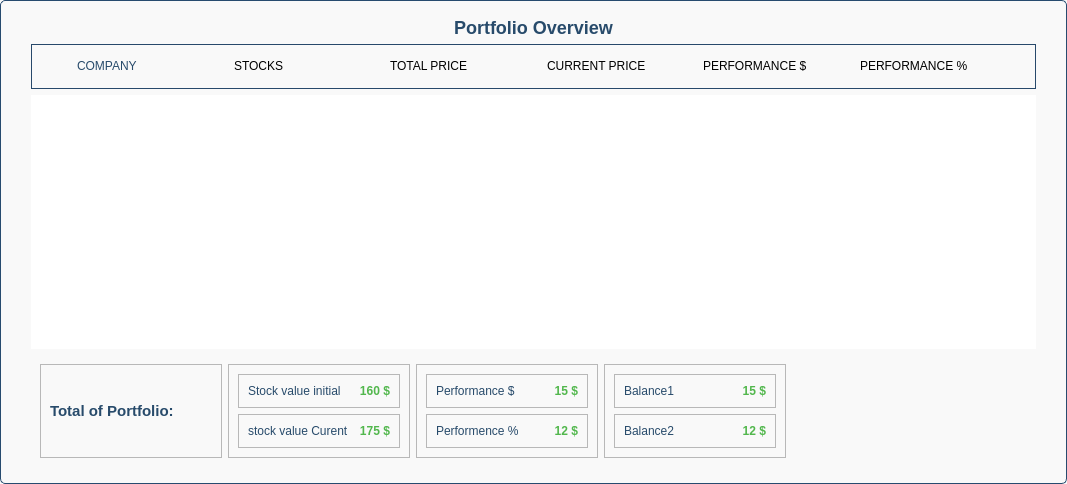
<?xml version="1.0" encoding="UTF-8"?>
<ui version="4.0">
 <class>Frame_Portfolio</class>
 <widget class="QFrame" name="Frame_Portfolio">
  <property name="geometry">
   <rect>
    <x>0</x>
    <y>0</y>
    <width>1067</width>
    <height>484</height>
   </rect>
  </property>
  <property name="layoutDirection">
   <enum>Qt::RightToLeft</enum>
  </property>
  <property name="styleSheet">
   <string notr="true">#Frame_Portfolio{	
	
	border: 1px solid #274b6f;
	border-radius: 5px;
	padding: 5px 10px;
	color: rgb(40, 73, 107);
	background-color: rgb(249, 249, 249);
}

</string>
  </property>
  <property name="frameShape">
   <enum>QFrame::StyledPanel</enum>
  </property>
  <layout class="QVBoxLayout" name="verticalLayout">
   <property name="leftMargin">
    <number>20</number>
   </property>
   <property name="rightMargin">
    <number>20</number>
   </property>
   <item>
    <widget class="QLabel" name="labelTitle">
     <property name="styleSheet">
      <string notr="true">font-weight: bold; font-size: 18px;
color: rgb(40, 75, 107);</string>
     </property>
     <property name="text">
      <string>Portfolio Overview</string>
     </property>
     <property name="alignment">
      <set>Qt::AlignCenter</set>
     </property>
     <property name="margin">
      <number>20</number>
     </property>
    </widget>
   </item>
   <item>
    <widget class="QFrame" name="frameHeaderRow">
     <property name="layoutDirection">
      <enum>Qt::LeftToRight</enum>
     </property>
     <property name="styleSheet">
      <string notr="true">#frameHeaderRow{	
	
	border-bottom: 2px solid #274b6f;
	padding: 5px;
	color: rgb(40, 73, 107);
}</string>
     </property>
     <property name="frameShape">
      <enum>QFrame::Box</enum>
     </property>
     <layout class="QHBoxLayout" name="headerLayout">
      <property name="leftMargin">
       <number>40</number>
      </property>
      <property name="rightMargin">
       <number>20</number>
      </property>
      <item>
       <widget class="QLabel" name="labelCompany">
        <property name="styleSheet">
         <string notr="true">color: rgb(40, 75, 107);</string>
        </property>
        <property name="text">
         <string>COMPANY</string>
        </property>
       </widget>
      </item>
      <item>
       <widget class="QLabel" name="labelStocks">
        <property name="text">
         <string>STOCKS</string>
        </property>
       </widget>
      </item>
      <item>
       <widget class="QLabel" name="labelTotalPrice">
        <property name="text">
         <string>TOTAL PRICE</string>
        </property>
       </widget>
      </item>
      <item>
       <widget class="QLabel" name="labelCurrentPrice">
        <property name="text">
         <string>CURRENT PRICE</string>
        </property>
       </widget>
      </item>
      <item>
       <widget class="QLabel" name="labelPerfDollar">
        <property name="text">
         <string>PERFORMANCE $</string>
        </property>
       </widget>
      </item>
      <item>
       <widget class="QLabel" name="labelPerfPercent">
        <property name="text">
         <string>PERFORMANCE %</string>
        </property>
       </widget>
      </item>
     </layout>
    </widget>
   </item>
   <item>
    <widget class="QListWidget" name="listWidgetStocks">
     <property name="layoutDirection">
      <enum>Qt::LeftToRight</enum>
     </property>
     <property name="frameShape">
      <enum>QFrame::NoFrame</enum>
     </property>
     <property name="currentRow">
      <number>-1</number>
     </property>
     <property name="sortingEnabled">
      <bool>false</bool>
     </property>
    </widget>
   </item>
   <item>
    <widget class="QFrame" name="frameSummary">
     <property name="minimumSize">
      <size>
       <width>0</width>
       <height>100</height>
      </size>
     </property>
     <property name="font">
      <font>
       <pointsize>11</pointsize>
      </font>
     </property>
     <property name="styleSheet">
      <string notr="true">color: rgb(40, 75, 107);</string>
     </property>
     <layout class="QHBoxLayout" name="horizontalLayout">
      <property name="rightMargin">
       <number>250</number>
      </property>
      <item>
       <widget class="QFrame" name="frame">
        <property name="minimumSize">
         <size>
          <width>0</width>
          <height>0</height>
         </size>
        </property>
        <property name="frameShape">
         <enum>QFrame::StyledPanel</enum>
        </property>
        <property name="frameShadow">
         <enum>QFrame::Raised</enum>
        </property>
        <layout class="QVBoxLayout" name="verticalLayout_4">
         <item>
          <widget class="QFrame" name="frame_9">
           <property name="frameShape">
            <enum>QFrame::StyledPanel</enum>
           </property>
           <property name="frameShadow">
            <enum>QFrame::Raised</enum>
           </property>
           <layout class="QHBoxLayout" name="horizontalLayout_7">
            <item>
             <widget class="QLabel" name="label_10">
              <property name="font">
               <font>
                <bold>true</bold>
               </font>
              </property>
              <property name="styleSheet">
               <string notr="true">color: rgb(82, 183, 77);</string>
              </property>
              <property name="text">
               <string>15 $</string>
              </property>
              <property name="alignment">
               <set>Qt::AlignRight|Qt::AlignTrailing|Qt::AlignVCenter</set>
              </property>
             </widget>
            </item>
            <item>
             <widget class="QLabel" name="label_11">
              <property name="text">
               <string>Balance1</string>
              </property>
             </widget>
            </item>
           </layout>
          </widget>
         </item>
         <item>
          <widget class="QFrame" name="frame_10">
           <property name="frameShape">
            <enum>QFrame::StyledPanel</enum>
           </property>
           <property name="frameShadow">
            <enum>QFrame::Raised</enum>
           </property>
           <layout class="QHBoxLayout" name="horizontalLayout_8">
            <item>
             <widget class="QLabel" name="label_12">
              <property name="font">
               <font>
                <bold>true</bold>
               </font>
              </property>
              <property name="styleSheet">
               <string notr="true">color: rgb(82, 183, 77);</string>
              </property>
              <property name="text">
               <string>12 $</string>
              </property>
              <property name="alignment">
               <set>Qt::AlignRight|Qt::AlignTrailing|Qt::AlignVCenter</set>
              </property>
             </widget>
            </item>
            <item>
             <widget class="QLabel" name="label_13">
              <property name="text">
               <string>Balance2</string>
              </property>
             </widget>
            </item>
           </layout>
          </widget>
         </item>
        </layout>
       </widget>
      </item>
      <item>
       <widget class="QFrame" name="frame_2">
        <property name="frameShape">
         <enum>QFrame::StyledPanel</enum>
        </property>
        <property name="frameShadow">
         <enum>QFrame::Raised</enum>
        </property>
        <layout class="QVBoxLayout" name="verticalLayout_3">
         <item>
          <widget class="QFrame" name="frame_7">
           <property name="frameShape">
            <enum>QFrame::StyledPanel</enum>
           </property>
           <property name="frameShadow">
            <enum>QFrame::Raised</enum>
           </property>
           <layout class="QHBoxLayout" name="horizontalLayout_5">
            <item>
             <widget class="QLabel" name="label_6">
              <property name="font">
               <font>
                <bold>true</bold>
               </font>
              </property>
              <property name="styleSheet">
               <string notr="true">color: rgb(82, 183, 77);</string>
              </property>
              <property name="text">
               <string>15 $</string>
              </property>
              <property name="alignment">
               <set>Qt::AlignRight|Qt::AlignTrailing|Qt::AlignVCenter</set>
              </property>
             </widget>
            </item>
            <item>
             <widget class="QLabel" name="label_7">
              <property name="text">
               <string>Performance $</string>
              </property>
             </widget>
            </item>
           </layout>
          </widget>
         </item>
         <item>
          <widget class="QFrame" name="frame_8">
           <property name="frameShape">
            <enum>QFrame::StyledPanel</enum>
           </property>
           <property name="frameShadow">
            <enum>QFrame::Raised</enum>
           </property>
           <layout class="QHBoxLayout" name="horizontalLayout_6">
            <item>
             <widget class="QLabel" name="label_8">
              <property name="font">
               <font>
                <bold>true</bold>
               </font>
              </property>
              <property name="styleSheet">
               <string notr="true">color: rgb(82, 183, 77);</string>
              </property>
              <property name="text">
               <string>12 $</string>
              </property>
              <property name="alignment">
               <set>Qt::AlignRight|Qt::AlignTrailing|Qt::AlignVCenter</set>
              </property>
             </widget>
            </item>
            <item>
             <widget class="QLabel" name="label_9">
              <property name="text">
               <string>Performence %</string>
              </property>
             </widget>
            </item>
           </layout>
          </widget>
         </item>
        </layout>
       </widget>
      </item>
      <item>
       <widget class="QFrame" name="frame_3">
        <property name="frameShape">
         <enum>QFrame::StyledPanel</enum>
        </property>
        <property name="frameShadow">
         <enum>QFrame::Raised</enum>
        </property>
        <layout class="QVBoxLayout" name="verticalLayout_2">
         <item>
          <widget class="QFrame" name="frame_5">
           <property name="frameShape">
            <enum>QFrame::StyledPanel</enum>
           </property>
           <property name="frameShadow">
            <enum>QFrame::Raised</enum>
           </property>
           <layout class="QHBoxLayout" name="horizontalLayout_3">
            <item>
             <widget class="QLabel" name="label_2">
              <property name="font">
               <font>
                <bold>true</bold>
               </font>
              </property>
              <property name="styleSheet">
               <string notr="true">color: rgb(82, 183, 77);</string>
              </property>
              <property name="text">
               <string>160 $</string>
              </property>
              <property name="alignment">
               <set>Qt::AlignRight|Qt::AlignTrailing|Qt::AlignVCenter</set>
              </property>
             </widget>
            </item>
            <item>
             <widget class="QLabel" name="label_3">
              <property name="text">
               <string>Stock value initial</string>
              </property>
             </widget>
            </item>
           </layout>
          </widget>
         </item>
         <item>
          <widget class="QFrame" name="frame_6">
           <property name="frameShape">
            <enum>QFrame::StyledPanel</enum>
           </property>
           <property name="frameShadow">
            <enum>QFrame::Raised</enum>
           </property>
           <layout class="QHBoxLayout" name="horizontalLayout_4">
            <item>
             <widget class="QLabel" name="label_4">
              <property name="font">
               <font>
                <bold>true</bold>
               </font>
              </property>
              <property name="styleSheet">
               <string notr="true">color: rgb(82, 183, 77);</string>
              </property>
              <property name="text">
               <string>175 $</string>
              </property>
              <property name="alignment">
               <set>Qt::AlignRight|Qt::AlignTrailing|Qt::AlignVCenter</set>
              </property>
             </widget>
            </item>
            <item>
             <widget class="QLabel" name="label_5">
              <property name="text">
               <string>stock value Curent</string>
              </property>
             </widget>
            </item>
           </layout>
          </widget>
         </item>
        </layout>
       </widget>
      </item>
      <item>
       <widget class="QFrame" name="frame_4">
        <property name="frameShape">
         <enum>QFrame::StyledPanel</enum>
        </property>
        <property name="frameShadow">
         <enum>QFrame::Raised</enum>
        </property>
        <layout class="QHBoxLayout" name="horizontalLayout_2">
         <item>
          <widget class="QLabel" name="label">
           <property name="font">
            <font>
             <pointsize>11</pointsize>
             <bold>true</bold>
            </font>
           </property>
           <property name="text">
            <string>Total of Portfolio:</string>
           </property>
          </widget>
         </item>
        </layout>
       </widget>
      </item>
     </layout>
    </widget>
   </item>
  </layout>
 </widget>
 <resources/>
 <connections/>
</ui>
